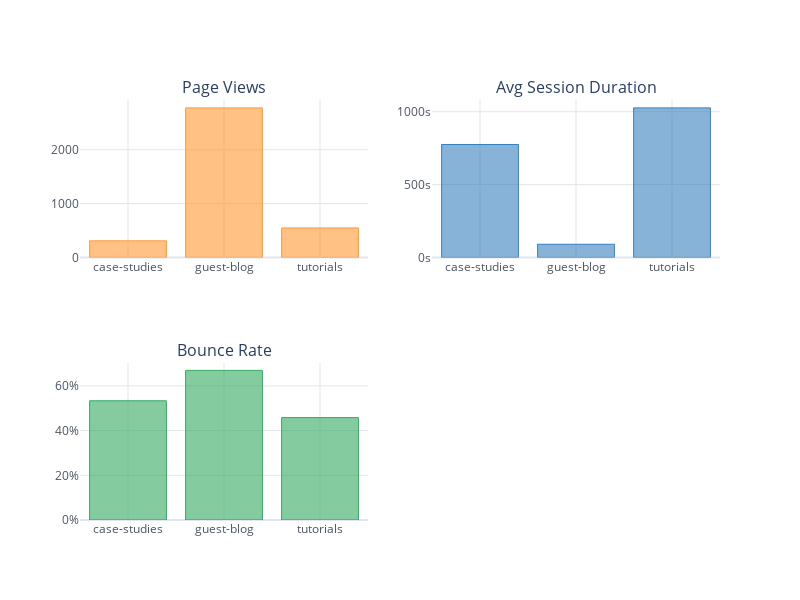

Notebook code for this chart:
### Markdown cell above
### What Is The Quality Of The Content?

- One way to proxy this is to calculate the distribution of session duration and bounce rates across our different types of landing pages.
- We already have the data available so let's go straight into plotting.

### Code cell
layout = cf.Layout(
    height = 600,
    width = 800,
    title = 'Measuring Quality of Content'
)

fig = df_landing_pages[1:].groupby('Landing Page')[['Page Views','Avg Session Duration','Bounce Rate']].mean().iplot(asFigure=True, kind='bar', 
                                                                                              subplots=True, subplot_titles=True, 
                                                                                                    legend=False)

fig.layout.height = 600
fig.layout.width = 800
fig.layout.template = 'plotly'

fig.layout.yaxis2.ticksuffix = 's'
fig.layout.yaxis3.ticksuffix = '%'

fig.show()

### Figure 1 — Plotly figure (JSON) as saved in the notebook; plotly's stock layout.template omitted (floating-point values rounded to 4 significant figures)
{"data": [{"marker": {"color": "rgba(255, 153, 51, 0.6)", "line": {"color": "rgba(255, 153, 51, 1.0)", "width": 1}}, "name": "Page Views", "orientation": "v", "text": "", "type": "bar", "x": ["case-studies", "guest-blog", "tutorials"], "xaxis": "x", "y": [309.7, 2778, 549.1], "yaxis": "y"}, {"marker": {"color": "rgba(55, 128, 191, 0.6)", "line": {"color": "rgba(55, 128, 191, 1.0)", "width": 1}}, "name": "Avg Session Duration", "orientation": "v", "text": "", "type": "bar", "x": ["case-studies", "guest-blog", "tutorials"], "xaxis": "x2", "y": [775.0, 90.82, 1026.0], "yaxis": "y2"}, {"marker": {"color": "rgba(50, 171, 96, 0.6)", "line": {"color": "rgba(50, 171, 96, 1.0)", "width": 1}}, "name": "Bounce Rate", "orientation": "v", "text": "", "type": "bar", "x": ["case-studies", "guest-blog", "tutorials"], "xaxis": "x3", "y": [53.34, 66.94, 45.81], "yaxis": "y3"}], "layout": {"annotations": [{"font": {"size": 16}, "showarrow": false, "text": "Page Views", "x": 0.225, "xanchor": "center", "xref": "paper", "y": 1, "yanchor": "bottom", "yref": "paper"}, {"font": {"size": 16}, "showarrow": false, "text": "Avg Session Duration", "x": 0.775, "xanchor": "center", "xref": "paper", "y": 1, "yanchor": "bottom", "yref": "paper"}, {"font": {"size": 16}, "showarrow": false, "text": "Bounce Rate", "x": 0.225, "xanchor": "center", "xref": "paper", "y": 0.375, "yanchor": "bottom", "yref": "paper"}], "height": 600, "legend": {"bgcolor": "#FFFFFF", "font": {"color": "#4D5663"}}, "paper_bgcolor": "#FFFFFF", "plot_bgcolor": "#FFFFFF", "showlegend": false, "title": {"font": {"color": "#4D5663"}}, "width": 800, "xaxis": {"anchor": "y", "autorange": true, "domain": [0, 0.45], "gridcolor": "#E1E5ED", "range": [-0.5, 2.5], "showgrid": true, "tickfont": {"color": "#4D5663"}, "title": {"font": {"color": "#4D5663"}, "text": ""}, "type": "category", "zerolinecolor": "#E1E5ED"}, "xaxis2": {"anchor": "y2", "autorange": true, "domain": [0.55, 1], "gridcolor": "#E1E5ED", "range": [-0.5, 2.5], "showgrid": true, "tickfont": {"color": "#4D5663"}, "title": {"font": {"color": "#4D5663"}, "text": ""}, "type": "category", "zerolinecolor": "#E1E5ED"}, "xaxis3": {"anchor": "y3", "autorange": true, "domain": [0, 0.45], "gridcolor": "#E1E5ED", "range": [-0.5, 2.5], "showgrid": true, "tickfont": {"color": "#4D5663"}, "title": {"font": {"color": "#4D5663"}, "text": ""}, "type": "category", "zerolinecolor": "#E1E5ED"}, "yaxis": {"anchor": "x", "autorange": true, "domain": [0.625, 1], "gridcolor": "#E1E5ED", "range": [0, 2924.0], "showgrid": true, "tickfont": {"color": "#4D5663"}, "title": {"font": {"color": "#4D5663"}, "text": ""}, "type": "linear", "zerolinecolor": "#E1E5ED"}, "yaxis2": {"anchor": "x2", "autorange": true, "domain": [0.625, 1], "gridcolor": "#E1E5ED", "range": [0, 1080.0], "showgrid": true, "tickfont": {"color": "#4D5663"}, "ticksuffix": "s", "title": {"font": {"color": "#4D5663"}, "text": ""}, "type": "linear", "zerolinecolor": "#E1E5ED"}, "yaxis3": {"anchor": "x3", "autorange": true, "domain": [0, 0.375], "gridcolor": "#E1E5ED", "range": [0, 70.47], "showgrid": true, "tickfont": {"color": "#4D5663"}, "ticksuffix": "%", "title": {"font": {"color": "#4D5663"}, "text": ""}, "type": "linear", "zerolinecolor": "#E1E5ED"}}}
